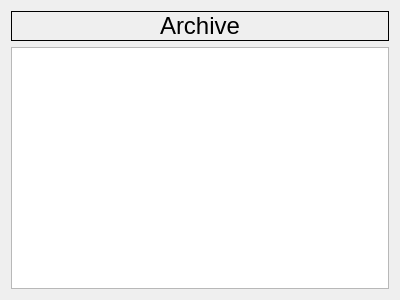
<?xml version="1.0" encoding="UTF-8"?>
<ui version="4.0">
 <class>archive</class>
 <widget class="QDialog" name="archive">
  <property name="geometry">
   <rect>
    <x>0</x>
    <y>0</y>
    <width>400</width>
    <height>300</height>
   </rect>
  </property>
  <property name="windowTitle">
   <string>Dialog</string>
  </property>
  <layout class="QGridLayout" name="gridLayout">
   <item row="0" column="0">
    <widget class="QLabel" name="label">
     <property name="font">
      <font>
       <pointsize>18</pointsize>
      </font>
     </property>
     <property name="frameShape">
      <enum>QFrame::Box</enum>
     </property>
     <property name="text">
      <string>Archive</string>
     </property>
     <property name="alignment">
      <set>Qt::AlignCenter</set>
     </property>
    </widget>
   </item>
   <item row="1" column="0">
    <widget class="QListWidget" name="listWidget"/>
   </item>
  </layout>
 </widget>
 <resources/>
 <connections/>
</ui>
